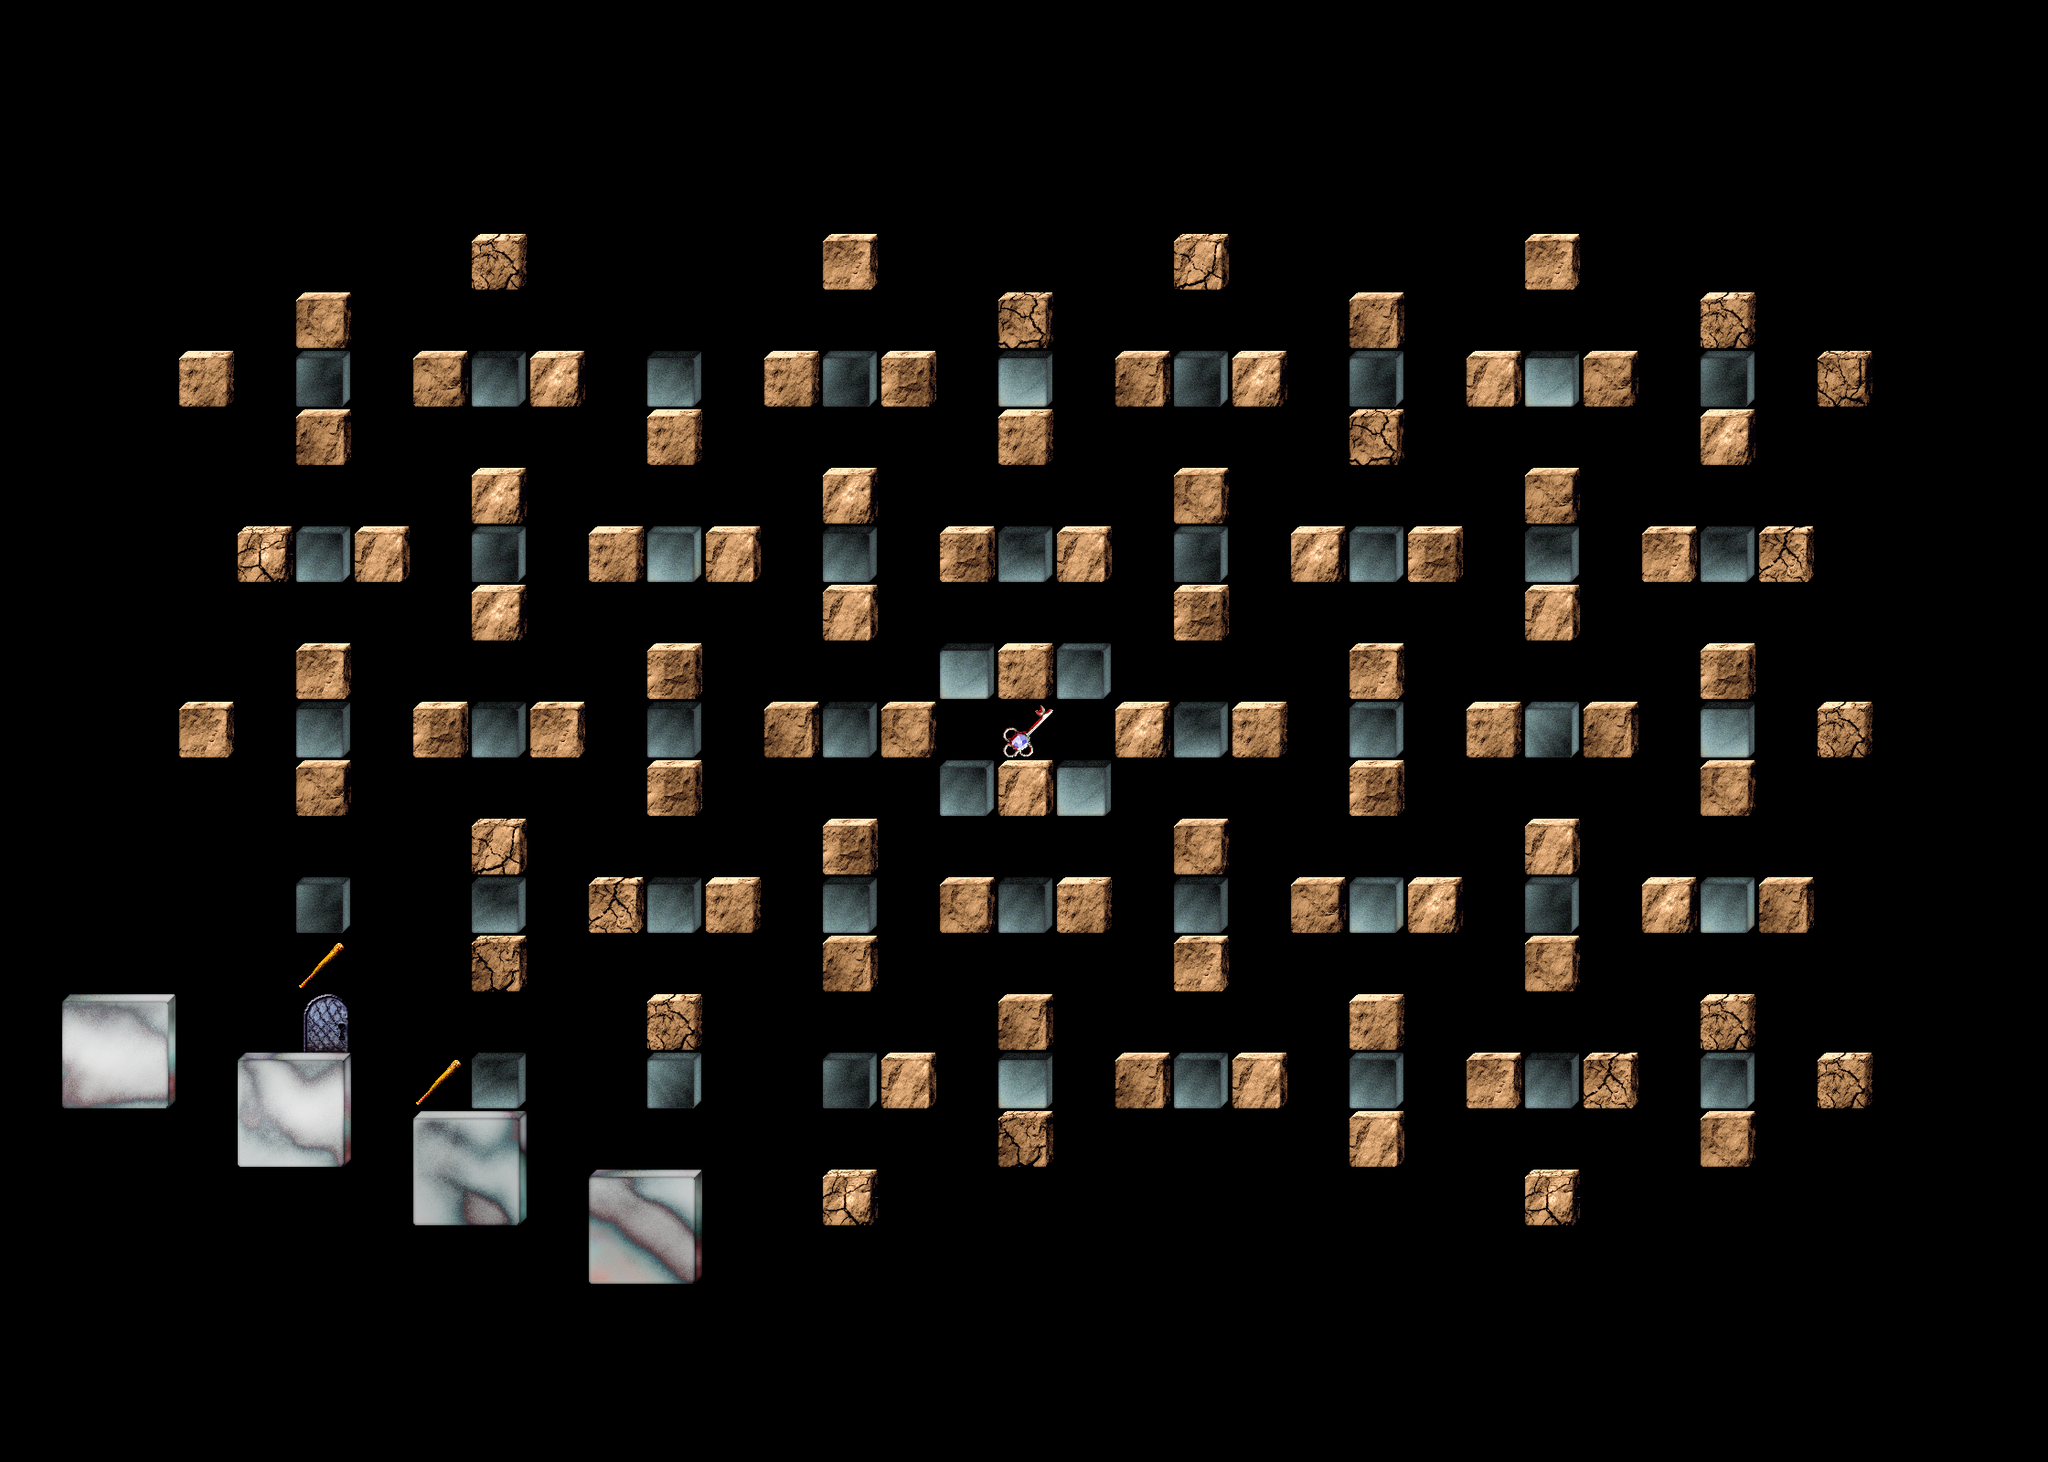

This game map was drawn from its Tiled (.tmx) file and the tilesets committed beside it. A one-line description and the trimmed map source follow:
An orthogonal 35x25 tile map with 64x64 px tiles, 5 tile layers (Hidden Items, Items, Blocks, BlockExtras, ...), 3 tilesets and 13 objects (12x Spawner, Spawn).

<map version="1.8" tiledversion="1.11.0" orientation="orthogonal" renderorder="right-down" width="35" height="25" tilewidth="64" tileheight="64" infinite="0" nextlayerid="12" nextobjectid="110">
 <tileset firstgid="1" source="../StaticObjects.tsx" />
 <tileset firstgid="89" source="../BoxDrawing.tsx" />
 <tileset firstgid="105" source="../BlocksLarge.tsx" />
 <layer id="4" name="Hidden Items" width="35" height="25">
  <data>[875 cells, 0 non-empty, 0 distinct tile ids]</data>
 </layer>
 <layer id="2" name="Items" width="35" height="25">
  <data>[875 cells, 3 non-empty, 2 distinct tile ids]</data>
 </layer>
 <layer id="1" name="Blocks" width="35" height="25">
  <data>[875 cells, 156 non-empty, 40 distinct tile ids]</data>
 </layer>
 <layer id="10" name="BlockExtras" width="35" height="25">
  <data>[875 cells, 0 non-empty, 0 distinct tile ids]</data>
 </layer>
 <layer id="9" name="Walls" width="35" height="25" offsetx="-16" offsety="-16">
  <data>[875 cells, 0 non-empty, 0 distinct tile ids]</data>
 </layer>
 <objectgroup id="3" name="Actors">
  <object id="95" name="Spawner" type="Spawner" x="544" y="480">
   <properties>
    <property name="CyclePattern" value="1" />
    <property name="FaceDirection" propertytype="Direction" value="Right" />
    <property name="Gravity" propertytype="Direction" value="Down" />
    <property name="InitialPause" type="float" value="2.5" />
    <property name="MaxSimultaneousSpawns" type="int" value="32" />
    <property name="SpawnInterval" type="float" value="5" />
    <property name="SpawnType" propertytype="SpawnType" value="Demonhead" />
   </properties>
   <point />
  </object>
  <object id="96" name="Spawner" type="Spawner" x="800" y="480">
   <properties>
    <property name="CyclePattern" value="1" />
    <property name="FaceDirection" propertytype="Direction" value="Right" />
    <property name="Gravity" propertytype="Direction" value="Down" />
    <property name="InitialPause" type="float" value="2.5" />
    <property name="MaxSimultaneousSpawns" type="int" value="32" />
    <property name="SpawnInterval" type="float" value="5" />
    <property name="SpawnType" propertytype="SpawnType" value="Demonhead" />
   </properties>
   <point />
  </object>
  <object id="97" name="Spawner" type="Spawner" x="1056" y="480">
   <properties>
    <property name="CyclePattern" value="1" />
    <property name="FaceDirection" propertytype="Direction" value="Left" />
    <property name="Gravity" propertytype="Direction" value="Down" />
    <property name="InitialPause" type="float" value="2.5" />
    <property name="MaxSimultaneousSpawns" type="int" value="32" />
    <property name="SpawnInterval" type="float" value="5" />
    <property name="SpawnType" propertytype="SpawnType" value="Demonhead" />
   </properties>
   <point />
  </object>
  <object id="98" name="Spawner" type="Spawner" x="1184" y="480">
   <properties>
    <property name="CyclePattern" value="1" />
    <property name="FaceDirection" propertytype="Direction" value="Right" />
    <property name="Gravity" propertytype="Direction" value="Down" />
    <property name="InitialPause" type="float" value="2.5" />
    <property name="MaxSimultaneousSpawns" type="int" value="32" />
    <property name="SpawnInterval" type="float" value="5" />
    <property name="SpawnType" propertytype="SpawnType" value="Demonhead" />
   </properties>
   <point />
  </object>
  <object id="99" name="Spawner" type="Spawner" x="1696" y="480">
   <properties>
    <property name="CyclePattern" value="1" />
    <property name="FaceDirection" propertytype="Direction" value="Left" />
    <property name="Gravity" propertytype="Direction" value="Down" />
    <property name="InitialPause" type="float" value="2.5" />
    <property name="MaxSimultaneousSpawns" type="int" value="32" />
    <property name="SpawnInterval" type="float" value="5" />
    <property name="SpawnType" propertytype="SpawnType" value="Demonhead" />
   </properties>
   <point />
  </object>
  <object id="100" name="Dana" type="Spawn" x="288" y="1056">
   <point />
  </object>
  <object id="101" name="Spawner" type="Spawner" x="544" y="1120">
   <properties>
    <property name="CyclePattern" value="1" />
    <property name="FaceDirection" propertytype="Direction" value="Right" />
    <property name="Gravity" propertytype="Direction" value="Up" />
    <property name="InitialPause" type="float" value="2.5" />
    <property name="MaxSimultaneousSpawns" type="int" value="32" />
    <property name="SpawnInterval" type="float" value="5" />
    <property name="SpawnType" propertytype="SpawnType" value="Demonhead" />
   </properties>
   <point />
  </object>
  <object id="102" name="Spawner" type="Spawner" x="800" y="1120">
   <properties>
    <property name="CyclePattern" value="1" />
    <property name="FaceDirection" propertytype="Direction" value="Right" />
    <property name="Gravity" propertytype="Direction" value="Up" />
    <property name="InitialPause" type="float" value="2.5" />
    <property name="MaxSimultaneousSpawns" type="int" value="32" />
    <property name="SpawnInterval" type="float" value="5" />
    <property name="SpawnType" propertytype="SpawnType" value="Demonhead" />
   </properties>
   <point />
  </object>
  <object id="103" name="Spawner" type="Spawner" x="1056" y="1120">
   <properties>
    <property name="CyclePattern" value="1" />
    <property name="FaceDirection" propertytype="Direction" value="Left" />
    <property name="Gravity" propertytype="Direction" value="Up" />
    <property name="InitialPause" type="float" value="2.5" />
    <property name="MaxSimultaneousSpawns" type="int" value="32" />
    <property name="SpawnInterval" type="float" value="5" />
    <property name="SpawnType" propertytype="SpawnType" value="Demonhead" />
   </properties>
   <point />
  </object>
  <object id="104" name="Spawner" type="Spawner" x="1184" y="1120">
   <properties>
    <property name="CyclePattern" value="1" />
    <property name="FaceDirection" propertytype="Direction" value="Right" />
    <property name="Gravity" propertytype="Direction" value="Up" />
    <property name="InitialPause" type="float" value="2.5" />
    <property name="MaxSimultaneousSpawns" type="int" value="32" />
    <property name="SpawnInterval" type="float" value="5" />
    <property name="SpawnType" propertytype="SpawnType" value="Demonhead" />
   </properties>
   <point />
  </object>
  <object id="105" name="Spawner" type="Spawner" x="1696" y="1120">
   <properties>
    <property name="CyclePattern" value="1" />
    <property name="FaceDirection" propertytype="Direction" value="Left" />
    <property name="Gravity" propertytype="Direction" value="Up" />
    <property name="InitialPause" type="float" value="2.5" />
    <property name="MaxSimultaneousSpawns" type="int" value="32" />
    <property name="SpawnInterval" type="float" value="5" />
    <property name="SpawnType" propertytype="SpawnType" value="Demonhead" />
   </properties>
   <point />
  </object>
  <object id="108" name="Spawner" type="Spawner" x="1440" y="480">
   <properties>
    <property name="CyclePattern" value="1" />
    <property name="FaceDirection" propertytype="Direction" value="Left" />
    <property name="Gravity" propertytype="Direction" value="Down" />
    <property name="InitialPause" type="float" value="2.5" />
    <property name="MaxSimultaneousSpawns" type="int" value="32" />
    <property name="SpawnInterval" type="float" value="5" />
    <property name="SpawnType" propertytype="SpawnType" value="Demonhead" />
   </properties>
   <point />
  </object>
  </objectgroup>
</map>
<!-- 1 of 13 objects omitted -->
